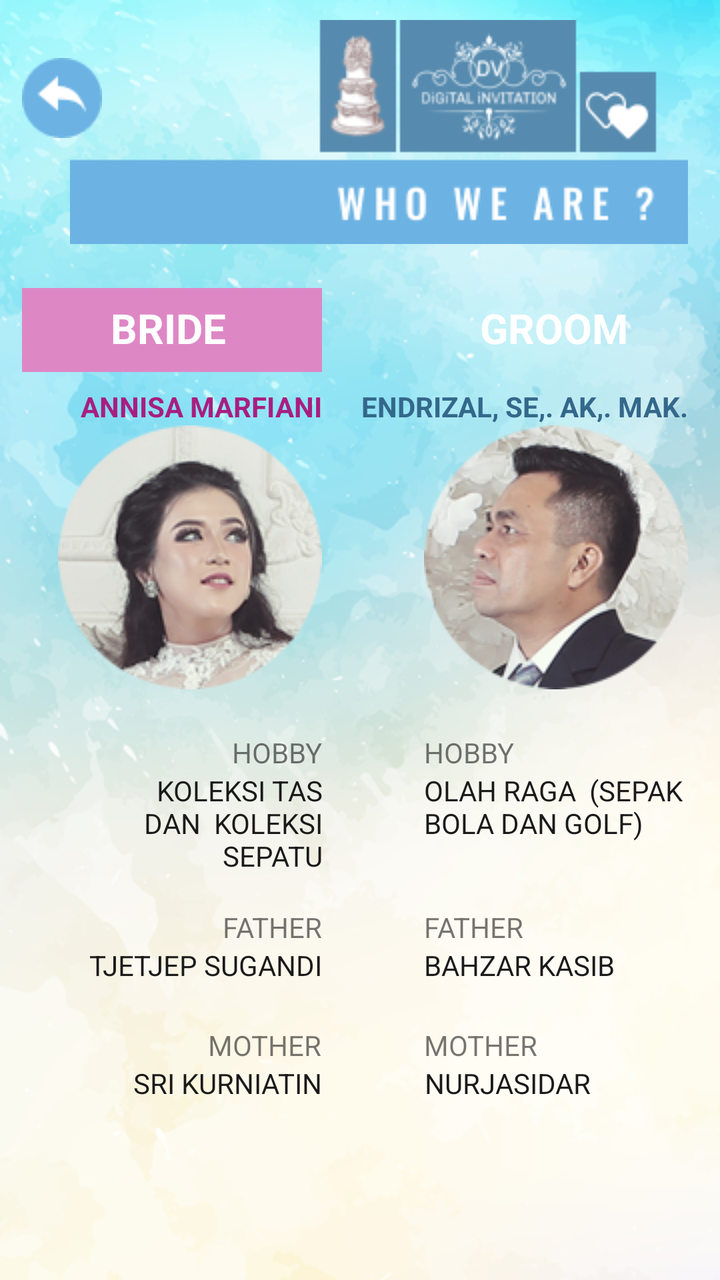
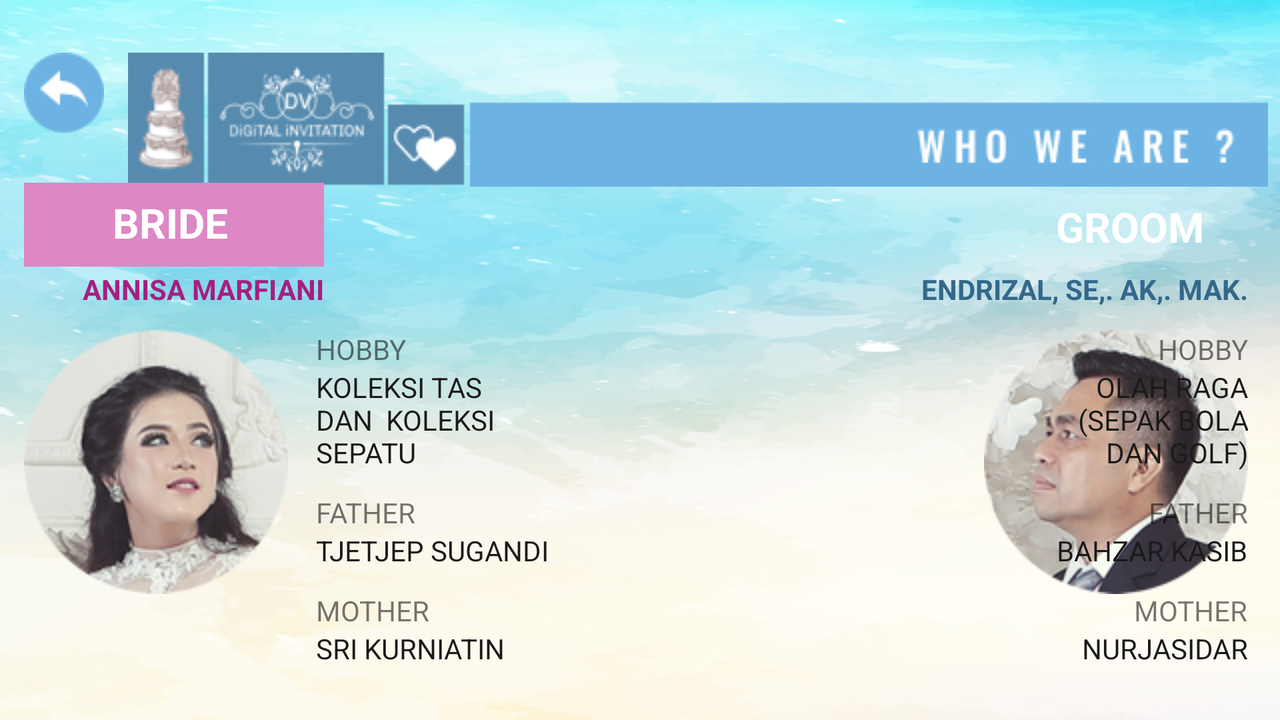

An Android layout and its configuration variant, each rendered on a device that would load it. The default file and the variant file are quoted in full after the pictures.
<!-- AndroidManifest.xml: application theme AppTheme -->
<!-- res/layout/activity_who_we_are.xml -->
<?xml version="1.0" encoding="utf-8"?>
<android.support.constraint.ConstraintLayout xmlns:android="http://schemas.android.com/apk/res/android"
    xmlns:app="http://schemas.android.com/apk/res-auto"
    xmlns:tools="http://schemas.android.com/tools"
    android:layout_width="match_parent"
    android:layout_height="match_parent"
    android:background="@drawable/bg"
    tools:context="com.ditestudio.digivpro.WhoWeAre">

    <ScrollView
        android:layout_width="fill_parent"
        android:layout_height="fill_parent"
        tools:layout_editor_absoluteX="8dp"
        tools:layout_editor_absoluteY="8dp">

        <RelativeLayout
            android:layout_width="fill_parent"
            android:layout_height="fill_parent"
            android:layout_marginTop="10dp"
            android:gravity="center"
            tools:layout_editor_absoluteX="32dp"
            tools:layout_editor_absoluteY="0dp">

            <ImageButton
                android:id="@+id/backButton"
                android:layout_width="wrap_content"
                android:layout_height="wrap_content"
                android:layout_marginLeft="11dp"
                android:layout_marginStart="11dp"
                android:layout_marginTop="19dp"
                android:background="#00000000"
                app:srcCompat="@drawable/back"
                android:layout_alignParentTop="true"
                android:layout_alignParentLeft="true"
                android:layout_alignParentStart="true" />

            <ImageView
                android:id="@+id/imageView"
                android:layout_width="wrap_content"
                android:layout_height="wrap_content"
                android:layout_alignEnd="@+id/imageView4"
                android:layout_alignParentTop="true"
                android:layout_alignRight="@+id/imageView4"
                android:layout_marginBottom="20dp"
                android:paddingBottom="20dp"
                app:srcCompat="@drawable/digiv_title_whoweare" />

            <ImageView
                android:id="@+id/imageView3"
                android:layout_width="wrap_content"
                android:layout_height="wrap_content"
                android:layout_marginTop="75dp"
                app:srcCompat="@drawable/bg_bride"
                android:layout_below="@+id/backButton"
                android:layout_alignLeft="@+id/backButton"
                android:layout_alignStart="@+id/backButton" />

            <ImageView
                android:id="@+id/imageView4"
                android:layout_width="wrap_content"
                android:layout_height="wrap_content"
                android:layout_alignBottom="@+id/textView2"
                android:layout_alignParentEnd="true"
                android:layout_alignParentRight="true"
                android:layout_marginBottom="-7dp"
                android:layout_marginRight="16dp"
                android:layout_marginTop="75dp"
                app:srcCompat="@drawable/bg_groom" />

            <TextView
                android:id="@+id/textView2"
                android:layout_width="wrap_content"
                android:layout_height="wrap_content"
                android:layout_alignEnd="@+id/imageView3"
                android:layout_alignRight="@+id/imageView3"
                android:layout_alignTop="@+id/imageView3"
                android:paddingRight="48dp"
                android:paddingTop="6dp"
                android:text="BRIDE"
                android:textAlignment="center"
                android:textColor="#FFFFFF"
                android:textSize="62px"
                android:textStyle="bold" />

            <TextView
                android:id="@+id/textView"
                android:layout_width="wrap_content"
                android:layout_height="wrap_content"
                android:layout_alignBaseline="@+id/textView2"
                android:layout_alignBottom="@+id/textView2"
                android:layout_alignEnd="@+id/imageView"
                android:layout_alignRight="@+id/imageView"
                android:paddingLeft="20dp"
                android:paddingRight="30dp"
                android:paddingTop="6dp"
                android:text="GROOM"
                android:textAlignment="center"
                android:textColor="#FFFFFF"
                android:textSize="62px"
                android:textStyle="bold" />

            <TextView
                android:id="@+id/textView4"
                android:layout_width="wrap_content"
                android:layout_height="wrap_content"
                android:layout_alignEnd="@+id/textView2"
                android:layout_alignRight="@+id/textView2"
                android:layout_below="@+id/textView2"
                android:layout_marginTop="16dp"
                android:text="Annisa Marfiani"
                android:textAllCaps="true"
                android:textColor="@color/colorBrideDark"
                android:textStyle="bold" />

            <TextView
                android:id="@+id/textView3"
                android:layout_width="wrap_content"
                android:layout_height="wrap_content"
                android:layout_alignBaseline="@+id/textView4"
                android:layout_alignBottom="@+id/textView4"
                android:layout_alignEnd="@+id/imageView4"
                android:layout_alignRight="@+id/imageView4"
                android:text="Endrizal, SE,. Ak,. MAk."
                android:textAllCaps="true"
                android:textColor="@color/colorDigivDark"
                android:textStyle="bold" />

            <ImageView
                android:id="@+id/imageView5"
                android:layout_width="wrap_content"
                android:layout_height="wrap_content"
                android:layout_alignEnd="@+id/textView4"
                android:layout_alignRight="@+id/textView4"
                android:layout_below="@+id/textView4"
                app:srcCompat="@drawable/foto_bride" />

            <ImageView
                android:id="@+id/imageView6"
                android:layout_width="wrap_content"
                android:layout_height="wrap_content"
                app:srcCompat="@drawable/foto_groom"
                android:layout_below="@+id/textView3"
                android:layout_alignRight="@+id/textView3"
                android:layout_alignEnd="@+id/textView3" />

            <TextView
                android:id="@+id/textView6"
                android:layout_width="wrap_content"
                android:layout_height="wrap_content"
                android:text="HOBBY"
                android:textAlignment="center"
                android:layout_marginTop="22dp"
                android:layout_below="@+id/imageView6"
                android:layout_alignLeft="@+id/imageView6"
                android:layout_alignStart="@+id/imageView6" />


            <TextView
                android:id="@+id/textView5"
                android:layout_width="wrap_content"
                android:layout_height="wrap_content"
                android:layout_alignLeft="@+id/textView6"
                android:layout_alignStart="@+id/textView6"
                android:layout_below="@+id/textView6"
                android:text="Olah Raga  (sepak bola dan golf)"
                android:textAlignment="textStart"
                android:textAllCaps="true"
                android:textColor="@color/colorPrimary"
                android:layout_alignParentRight="true"
                android:layout_alignParentEnd="true" />


            <TextView
                android:id="@+id/textView9"
                android:layout_width="wrap_content"
                android:layout_height="wrap_content"
                android:text="FATHER"
                android:textAlignment="center"
                android:layout_alignBaseline="@+id/textView15"
                android:layout_alignBottom="@+id/textView15"
                android:layout_alignRight="@+id/textView14"
                android:layout_alignEnd="@+id/textView14" />


            <TextView
                android:id="@+id/textView10"
                android:layout_width="wrap_content"
                android:layout_height="wrap_content"
                android:layout_alignLeft="@+id/textView11"
                android:layout_alignStart="@+id/textView11"
                android:layout_below="@+id/textView9"
                android:text="Bahzar Kasib"
                android:textAlignment="center"
                android:textAllCaps="true"
                android:textColor="@color/colorPrimary" />

            <TextView
                android:id="@+id/textView11"
                android:layout_width="wrap_content"
                android:layout_height="wrap_content"
                android:layout_alignLeft="@+id/textView12"
                android:layout_alignStart="@+id/textView12"
                android:layout_below="@+id/textView10"
                android:layout_marginTop="21dp"
                android:text="MOTHER"
                android:textAlignment="center" />

            <TextView
                android:id="@+id/textView12"
                android:layout_width="wrap_content"
                android:layout_height="wrap_content"
                android:layout_alignLeft="@+id/textView5"
                android:layout_alignStart="@+id/textView5"
                android:layout_below="@+id/textView11"
                android:text="Nurjasidar"
                android:textAlignment="center"
                android:textAllCaps="true"
                android:textColor="@color/colorPrimary" />

            <TextView
                android:id="@+id/textView13"
                android:layout_width="wrap_content"
                android:layout_height="wrap_content"
                android:text="HOBBY"
                android:textAlignment="center"
                android:layout_above="@+id/textView14"
                android:layout_alignRight="@+id/imageView5"
                android:layout_alignEnd="@+id/imageView5" />

            <TextView
                android:id="@+id/textView14"
                android:layout_width="wrap_content"
                android:layout_height="wrap_content"
                android:layout_alignBaseline="@+id/textView5"
                android:layout_alignBottom="@+id/textView5"
                android:layout_alignEnd="@+id/textView13"
                android:layout_alignLeft="@+id/textView2"
                android:layout_alignRight="@+id/textView13"
                android:layout_alignStart="@+id/textView2"
                android:text="Koleksi Tas dan  Koleksi Sepatu"
                android:textAlignment="textEnd"
                android:textAllCaps="true"
                android:textColor="@color/colorPrimary" />

            <TextView
                android:id="@+id/textView15"
                android:layout_width="wrap_content"
                android:layout_height="wrap_content"
                android:layout_marginTop="33dp"
                android:text="FATHER"
                android:textAlignment="center"
                android:layout_below="@+id/textView5"
                android:layout_alignLeft="@+id/textView10"
                android:layout_alignStart="@+id/textView10" />

            <TextView
                android:id="@+id/textView16"
                android:layout_width="wrap_content"
                android:layout_height="wrap_content"
                android:layout_alignEnd="@+id/textView9"
                android:layout_alignRight="@+id/textView9"
                android:layout_below="@+id/textView9"
                android:text="Tjetjep Sugandi"
                android:textAlignment="center"
                android:textAllCaps="true"
                android:textColor="@color/colorPrimary" />

            <TextView
                android:id="@+id/textView17"
                android:layout_width="wrap_content"
                android:layout_height="wrap_content"
                android:layout_above="@+id/textView18"
                android:layout_alignEnd="@+id/textView16"
                android:layout_alignRight="@+id/textView16"
                android:text="MOTHER"
                android:textAlignment="center" />

            <TextView
                android:id="@+id/textView18"
                android:layout_width="wrap_content"
                android:layout_height="wrap_content"
                android:layout_alignBaseline="@+id/textView12"
                android:layout_alignBottom="@+id/textView12"
                android:layout_alignEnd="@+id/textView17"
                android:layout_alignRight="@+id/textView17"
                android:text="Sri Kurniatin"
                android:textAlignment="center"
                android:textAllCaps="true"
                android:textColor="@color/colorPrimary" />

        </RelativeLayout>

    </ScrollView>

</android.support.constraint.ConstraintLayout>
<!-- resources referenced by this layout -->
<resources>
  <color name="colorBrideDark">#A81E80</color>
  <color name="colorDigivDark">#34688B</color>
  <color name="colorPrimary">#1a1a1a</color>
  <!-- drawable back: png bitmap (drawable, 1280 bytes) -->
  <!-- drawable bg: png bitmap (drawable, 258390 bytes) -->
  <!-- drawable bg_bride: png bitmap (drawable, 289 bytes) -->
  <!-- drawable digiv_title_whoweare: png bitmap (drawable, 12193 bytes) -->
  <!-- drawable foto_bride: png bitmap (drawable, 34829 bytes) -->
  <!-- drawable foto_groom: png bitmap (drawable, 36696 bytes) -->
  <style name="AppTheme" parent="Theme.AppCompat.DayNight.NoActionBar">
          
          <item name="colorPrimary">@color/colorPrimary</item>
          <item name="colorPrimaryDark">@color/colorPrimaryDark</item>
          <item name="colorAccent">@color/colorAccent</item>
      </style>
  <color name="colorPrimaryDark">#000000</color>
  <color name="colorAccent">#FF4081</color>
</resources>
<!-- res/layout-land/activity_who_we_are.xml (the repository's variant of the layout above) -->
<!-- drawn on the phone turned sideways -->
<?xml version="1.0" encoding="utf-8"?>
<android.support.constraint.ConstraintLayout xmlns:android="http://schemas.android.com/apk/res/android"
    xmlns:app="http://schemas.android.com/apk/res-auto"
    xmlns:tools="http://schemas.android.com/tools"
    android:layout_width="match_parent"
    android:layout_height="match_parent"
    android:background="@drawable/bg"
    tools:context="com.ditestudio.digivpro.WhoWeAre">

    <RelativeLayout
        android:layout_width="fill_parent"
        android:layout_height="fill_parent"
        android:gravity="center"
        tools:layout_editor_absoluteX="0dp"
        tools:layout_editor_absoluteY="16dp">

        <ImageButton
            android:id="@+id/backButton"
            android:layout_width="wrap_content"
            android:layout_height="wrap_content"
            android:layout_alignParentLeft="false"
            android:layout_alignParentStart="false"
            android:layout_alignParentTop="false"
            android:layout_marginLeft="12dp"
            android:layout_marginStart="12dp"
            android:layout_marginTop="-20dp"
            android:background="#00000000"
            app:srcCompat="@drawable/back" />

        <ImageView
            android:id="@+id/imageView"
            android:layout_width="wrap_content"
            android:layout_height="wrap_content"
            app:srcCompat="@drawable/digiv_title_whoweare_land"
            android:layout_alignTop="@+id/backButton"
            android:layout_toRightOf="@+id/backButton"
            android:layout_toEndOf="@+id/backButton"
            android:layout_marginLeft="12dp"
            android:layout_marginStart="12dp" />

        <ImageView
            android:id="@+id/imageView3"
            android:layout_width="wrap_content"
            android:layout_height="wrap_content"
            android:layout_alignLeft="@+id/backButton"
            android:layout_alignStart="@+id/backButton"
            android:layout_below="@+id/backButton"
            android:layout_marginTop="25dp"
            app:srcCompat="@drawable/bg_bride" />

        <ImageView
            android:id="@+id/imageView4"
            android:layout_width="wrap_content"
            android:layout_height="wrap_content"
            android:layout_marginRight="16dp"
            app:srcCompat="@drawable/bg_groom"
            android:layout_below="@+id/imageView"
            android:layout_alignParentRight="true"
            android:layout_alignParentEnd="true"
            android:layout_marginEnd="16dp" />

        <TextView
            android:id="@+id/textView2"
            android:layout_width="wrap_content"
            android:layout_height="wrap_content"
            android:layout_alignEnd="@+id/imageView3"
            android:layout_alignRight="@+id/imageView3"
            android:layout_alignTop="@+id/imageView3"
            android:paddingRight="48dp"
            android:paddingTop="6dp"
            android:text="BRIDE"
            android:textAlignment="center"
            android:textColor="#FFFFFF"
            android:textSize="62px"
            android:textStyle="bold" />

        <TextView
            android:id="@+id/textView"
            android:layout_width="wrap_content"
            android:layout_height="wrap_content"
            android:paddingLeft="40dp"
            android:paddingTop="6dp"
            android:text="GROOM"
            android:textAlignment="center"
            android:textColor="#FFFFFF"
            android:textSize="62px"
            android:textStyle="bold"
            android:layout_alignTop="@+id/imageView4"
            android:layout_alignRight="@+id/imageView6"
            android:layout_alignEnd="@+id/imageView6"
            android:layout_marginRight="22dp"
            android:layout_marginEnd="22dp" />

        <TextView
            android:id="@+id/textView4"
            android:layout_width="wrap_content"
            android:layout_height="wrap_content"
            android:text="Annisa Marfiani"
            android:textAllCaps="true"
            android:textColor="@color/colorBrideDark"
            android:textStyle="bold"
            android:layout_alignBaseline="@+id/textView3"
            android:layout_alignBottom="@+id/textView3"
            android:layout_alignRight="@+id/textView2"
            android:layout_alignEnd="@+id/textView2" />

        <TextView
            android:id="@+id/textView3"
            android:layout_width="wrap_content"
            android:layout_height="wrap_content"
            android:layout_alignEnd="@+id/imageView4"
            android:layout_alignRight="@+id/imageView4"
            android:layout_below="@+id/textView2"
            android:layout_marginTop="10dp"
            android:text="Endrizal, SE,. Ak,. MAk."
            android:textAllCaps="true"
            android:textColor="@color/colorDigivDark"
            android:textStyle="bold" />

        <ImageView
            android:id="@+id/imageView5"
            android:layout_width="wrap_content"
            android:layout_height="wrap_content"
            app:srcCompat="@drawable/foto_bride"
            android:layout_marginTop="11dp"
            android:layout_below="@+id/textView4"
            android:layout_alignLeft="@+id/imageView3"
            android:layout_alignStart="@+id/imageView3" />

        <ImageView
            android:id="@+id/imageView6"
            android:layout_width="wrap_content"
            android:layout_height="wrap_content"
            app:srcCompat="@drawable/foto_groom"
            android:layout_alignTop="@+id/textView13"
            android:layout_alignRight="@+id/textView3"
            android:layout_alignEnd="@+id/textView3" />

        <TextView
            android:id="@+id/textView6"
            android:layout_width="wrap_content"
            android:layout_height="wrap_content"
            android:text="HOBBY"
            android:textAlignment="center"
            android:layout_alignTop="@+id/imageView5"
            android:layout_toRightOf="@+id/imageView5"
            android:layout_toEndOf="@+id/imageView5"
            android:layout_marginLeft="14dp"
            android:layout_marginStart="14dp" />


        <TextView
            android:id="@+id/textView5"
            android:layout_width="wrap_content"
            android:layout_height="wrap_content"
            android:layout_alignLeft="@+id/textView6"
            android:layout_alignStart="@+id/textView6"
            android:layout_below="@+id/textView6"
            android:maxWidth="100dp"
            android:text="Koleksi Tas dan  Koleksi Sepatu"
            android:textAlignment="textStart"
            android:textAllCaps="true"
            android:textColor="@color/colorPrimary" />


        <TextView
            android:id="@+id/textView9"
            android:layout_width="wrap_content"
            android:layout_height="wrap_content"
            android:text="FATHER"
            android:textAlignment="center"
            android:layout_alignBaseline="@+id/textView15"
            android:layout_alignBottom="@+id/textView15"
            android:layout_alignRight="@+id/textView14"
            android:layout_alignEnd="@+id/textView14" />


        <TextView
            android:id="@+id/textView10"
            android:layout_width="wrap_content"
            android:layout_height="wrap_content"
            android:layout_alignLeft="@+id/textView11"
            android:layout_alignStart="@+id/textView11"
            android:layout_below="@+id/textView9"
            android:text="Tjetjep Sugandi"
            android:textAlignment="center"
            android:textAllCaps="true"
            android:textColor="@color/colorPrimary" />

        <TextView
            android:id="@+id/textView11"
            android:layout_width="wrap_content"
            android:layout_height="wrap_content"
            android:layout_alignLeft="@+id/textView12"
            android:layout_alignStart="@+id/textView12"
            android:layout_below="@+id/textView10"
            android:layout_marginTop="11dp"
            android:text="MOTHER"
            android:textAlignment="center" />

        <TextView
            android:id="@+id/textView12"
            android:layout_width="wrap_content"
            android:layout_height="wrap_content"
            android:layout_alignLeft="@+id/textView5"
            android:layout_alignStart="@+id/textView5"
            android:layout_below="@+id/textView11"
            android:text="Sri Kurniatin"
            android:textAlignment="center"
            android:textAllCaps="true"
            android:textColor="@color/colorPrimary" />

        <TextView
            android:id="@+id/textView13"
            android:layout_width="wrap_content"
            android:layout_height="wrap_content"
            android:text="HOBBY"
            android:textAlignment="center"
            android:layout_above="@+id/textView14"
            android:layout_toLeftOf="@+id/imageView4"
            android:layout_toStartOf="@+id/imageView4" />

        <TextView
            android:id="@+id/textView14"
            android:layout_width="wrap_content"
            android:layout_height="wrap_content"
            android:layout_alignBaseline="@+id/textView5"
            android:layout_alignBottom="@+id/textView5"
            android:layout_alignEnd="@+id/textView13"
            android:layout_alignRight="@+id/textView13"
            android:text="Olah Raga  (sepak bola dan golf)"
            android:textAlignment="textEnd"
            android:maxWidth="100dp"
            android:textAllCaps="true"
            android:textColor="@color/colorPrimary" />

        <TextView
            android:id="@+id/textView15"
            android:layout_width="wrap_content"
            android:layout_height="wrap_content"
            android:layout_alignLeft="@+id/textView10"
            android:layout_alignStart="@+id/textView10"
            android:layout_below="@+id/textView5"
            android:layout_marginTop="11dp"
            android:text="FATHER"
            android:textAlignment="center" />

        <TextView
            android:id="@+id/textView16"
            android:layout_width="wrap_content"
            android:layout_height="wrap_content"
            android:layout_alignEnd="@+id/textView9"
            android:layout_alignRight="@+id/textView9"
            android:layout_below="@+id/textView9"
            android:text="Bahzar Kasib"
            android:textAlignment="center"
            android:textAllCaps="true"
            android:textColor="@color/colorPrimary" />

        <TextView
            android:id="@+id/textView17"
            android:layout_width="wrap_content"
            android:layout_height="wrap_content"
            android:text="MOTHER"
            android:textAlignment="center"
            android:layout_above="@+id/textView18"
            android:layout_alignRight="@+id/textView16"
            android:layout_alignEnd="@+id/textView16" />

        <TextView
            android:id="@+id/textView18"
            android:layout_width="wrap_content"
            android:layout_height="wrap_content"
            android:layout_alignBaseline="@+id/textView12"
            android:layout_alignBottom="@+id/textView12"
            android:layout_alignEnd="@+id/textView17"
            android:layout_alignRight="@+id/textView17"
            android:text="Nurjasidar"
            android:textAlignment="center"
            android:textAllCaps="true"
            android:textColor="@color/colorPrimary" />


    </RelativeLayout>
</android.support.constraint.ConstraintLayout>
<!-- resources referenced by the variant -->
<!-- as the phone turned sideways resolves them -->
<resources>
  <color name="colorBrideDark">#A81E80</color>
  <color name="colorDigivDark">#34688B</color>
  <color name="colorPrimary">#1a1a1a</color>
  <!-- drawable back: png bitmap (drawable, 1280 bytes) -->
  <!-- drawable bg: png bitmap (drawable, 258390 bytes) -->
  <!-- drawable bg_bride: png bitmap (drawable, 289 bytes) -->
  <!-- drawable digiv_title_whoweare_land: png bitmap (drawable-land, 12471 bytes) -->
  <!-- drawable foto_bride: png bitmap (drawable, 34829 bytes) -->
  <!-- drawable foto_groom: png bitmap (drawable, 36696 bytes) -->
  <style name="AppTheme" parent="Theme.AppCompat.DayNight.NoActionBar">
          
          <item name="colorPrimary">@color/colorPrimary</item>
          <item name="colorPrimaryDark">@color/colorPrimaryDark</item>
          <item name="colorAccent">@color/colorAccent</item>
      </style>
  <color name="colorPrimaryDark">#000000</color>
  <color name="colorAccent">#FF4081</color>
</resources>
